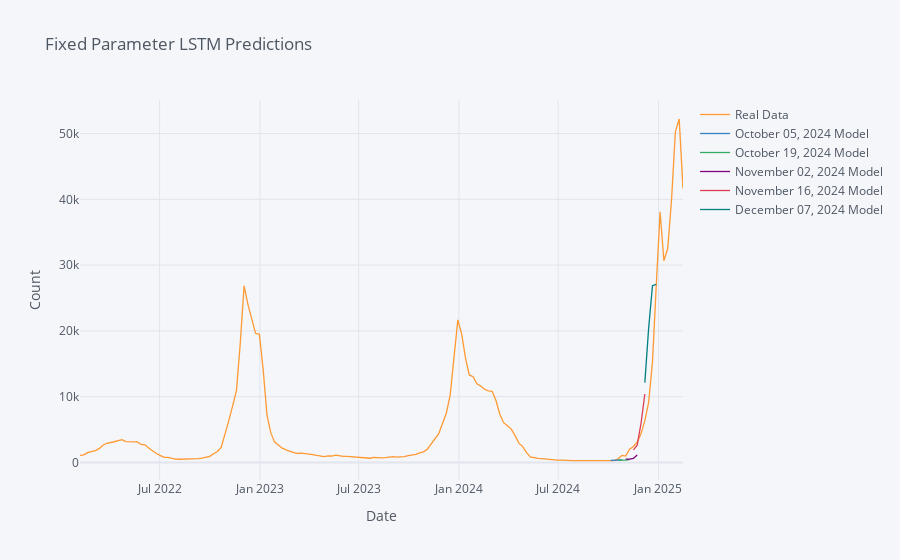

Notebook source saved alongside this figure:
### Code cell
Processor.create_graph()

### Figure 1 — Plotly figure (JSON) as saved in the notebook; plotly's stock layout.template omitted (floating-point values rounded to 4 significant figures; data arrays with more than 128 entries replaced by an {"elided": "..."} marker saying what was removed)
{"data": [{"line": {"color": "rgba(255, 153, 51, 1.0)", "dash": "solid", "shape": "linear", "width": 1.3}, "mode": "lines", "name": "Real Data", "text": "", "type": "scatter", "x": {"elided": "159 str values"}, "y": {"elided": "159 int values"}}, {"line": {"color": "rgba(55, 128, 191, 1.0)", "dash": "solid", "shape": "linear", "width": 1.3}, "mode": "lines", "name": "October 05, 2024 Model", "text": "", "type": "scatter", "x": {"elided": "159 str values"}, "y": {"elided": "159 mixed values"}}, {"line": {"color": "rgba(50, 171, 96, 1.0)", "dash": "solid", "shape": "linear", "width": 1.3}, "mode": "lines", "name": "October 19, 2024 Model", "text": "", "type": "scatter", "x": {"elided": "159 str values"}, "y": {"elided": "159 mixed values"}}, {"line": {"color": "rgba(128, 0, 128, 1.0)", "dash": "solid", "shape": "linear", "width": 1.3}, "mode": "lines", "name": "November 02, 2024 Model", "text": "", "type": "scatter", "x": {"elided": "159 str values"}, "y": {"elided": "159 mixed values"}}, {"line": {"color": "rgba(219, 64, 82, 1.0)", "dash": "solid", "shape": "linear", "width": 1.3}, "mode": "lines", "name": "November 16, 2024 Model", "text": "", "type": "scatter", "x": {"elided": "159 str values"}, "y": {"elided": "159 mixed values"}}, {"line": {"color": "rgba(0, 128, 128, 1.0)", "dash": "solid", "shape": "linear", "width": 1.3}, "mode": "lines", "name": "December 07, 2024 Model", "text": "", "type": "scatter", "x": {"elided": "159 str values"}, "y": {"elided": "159 mixed values"}}], "layout": {"autosize": true, "legend": {"bgcolor": "#F5F6F9", "font": {"color": "#4D5663"}}, "paper_bgcolor": "#F5F6F9", "plot_bgcolor": "#F5F6F9", "title": {"font": {"color": "#4D5663"}, "text": "Fixed Parameter LSTM Predictions"}, "xaxis": {"autorange": true, "gridcolor": "#E1E5ED", "range": ["2022-02-05", "2025-02-15"], "showgrid": true, "tickfont": {"color": "#4D5663"}, "title": {"font": {"color": "#4D5663"}, "text": "Date"}, "type": "date", "zerolinecolor": "#E1E5ED"}, "yaxis": {"autorange": true, "gridcolor": "#E1E5ED", "range": [-2665.0, 55100.0], "showgrid": true, "tickfont": {"color": "#4D5663"}, "title": {"font": {"color": "#4D5663"}, "text": "Count"}, "type": "linear", "zerolinecolor": "#E1E5ED"}}}
